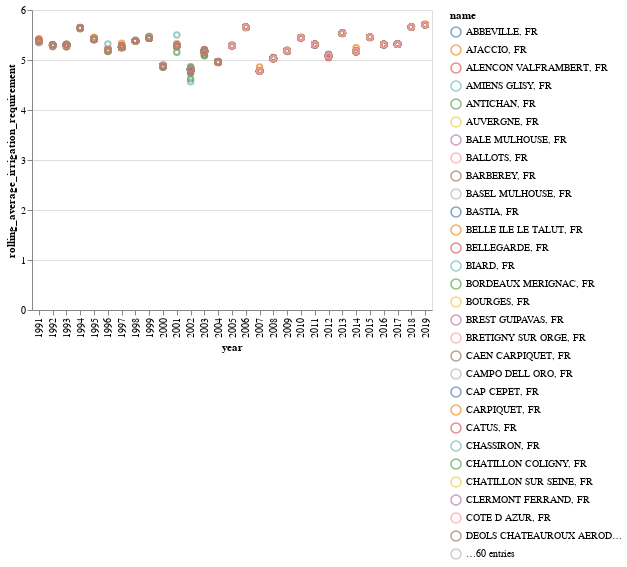

Notebook cell for this chart:
### Code cell
import pandas as pd
import altair as alt
from altair import datum
import pdvega

data = pd.read_csv('data/rolling_averages_csv/FR.csv/data.csv')
data = data[data['month'] == 7]
data = data[data['year'] > 1990]

alt.Chart(data).mark_point().interactive().encode(
    alt.X("year:O"),
    alt.Y("rolling_average_irrigation_requirement"), 
    color='name'
)

### Figure 1 — Vega-Lite specification as saved in the notebook (floating-point values rounded to 4 significant figures; data arrays with more than 128 entries replaced by an {"elided": "..."} marker saying what was removed)
{"$schema": "https://vega.github.io/schema/vega-lite/v3.4.0.json", "config": {"mark": {"tooltip": null}, "view": {"height": 300, "width": 400}}, "data": {"name": "data-083db3e055d980747fda046d898d9deb"}, "datasets": {"data-083db3e055d980747fda046d898d9deb": {"elided": "2220 records"}}, "encoding": {"color": {"field": "name", "type": "nominal"}, "x": {"field": "year", "type": "ordinal"}, "y": {"field": "rolling_average_irrigation_requirement", "type": "quantitative"}}, "mark": "point", "selection": {"selector035": {"bind": "scales", "encodings": ["x", "y"], "type": "interval"}}}
